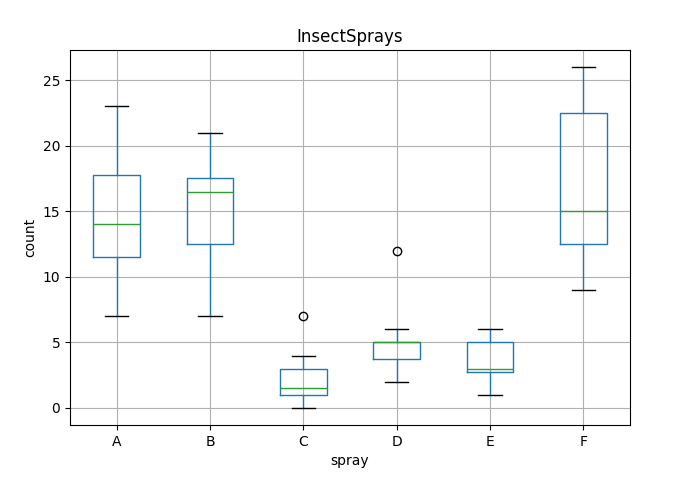

This chart was generated by the following Python code:
"""
InsectSprays.

PyDataset Documentation (adopted from R Documentation):

Effectiveness of Insect Sprays

The counts of insects in agricultural experimental units treated with
different insecticides.

A data frame with 72 observations on 2 variables.

- `[,1] count`: numeric, Insect count
- `[,2] spray`: factor, The type of spray

Source:

Beall, G., (1942) The Transformation of data from entomological field
experiments, _Biometrika_, **29**, 243–262.

References:

McNeil, D. (1977) _Interactive Data Analysis_. New York: Wiley.
"""
from matplotlib import pyplot as plt
from pydataset import data
import os

dataset_name = 'InsectSprays'
# data(dataset_name, show_doc=True)
df = data(dataset_name)
print(df.head())

df.boxplot(column='count', by='spray')
plt.suptitle('')
plt.xlabel('spray')
plt.ylabel('count')
plt.title(dataset_name)

if 'pydataset' in os.getcwd():
    plt.savefig(dataset_name)
else:
    plt.savefig(os.path.join('pydataset', dataset_name))
